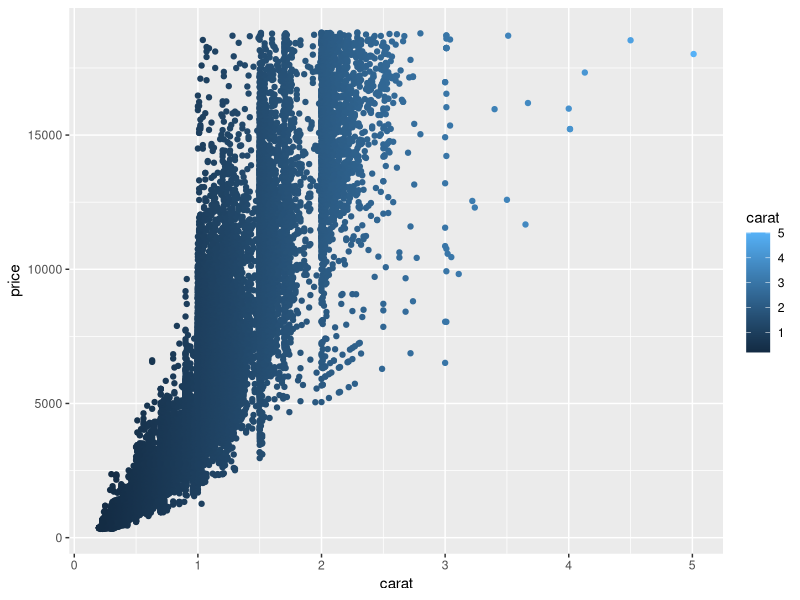
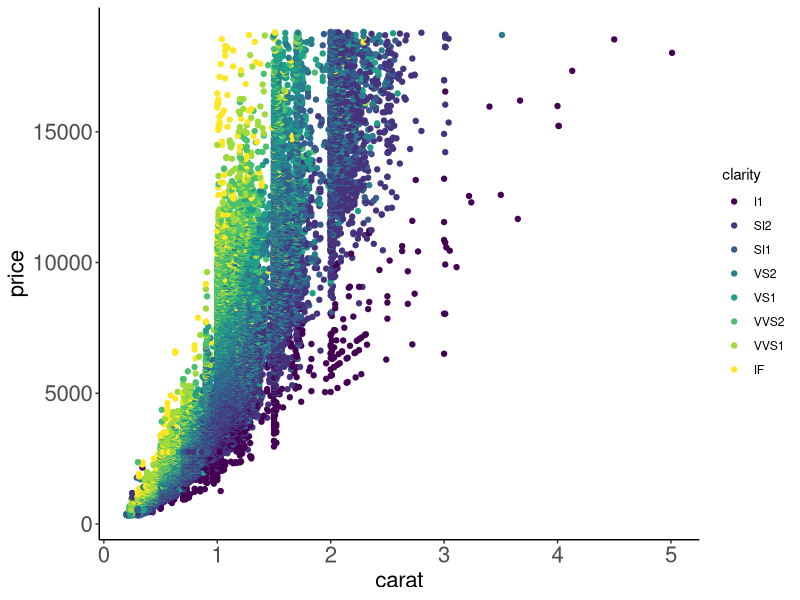
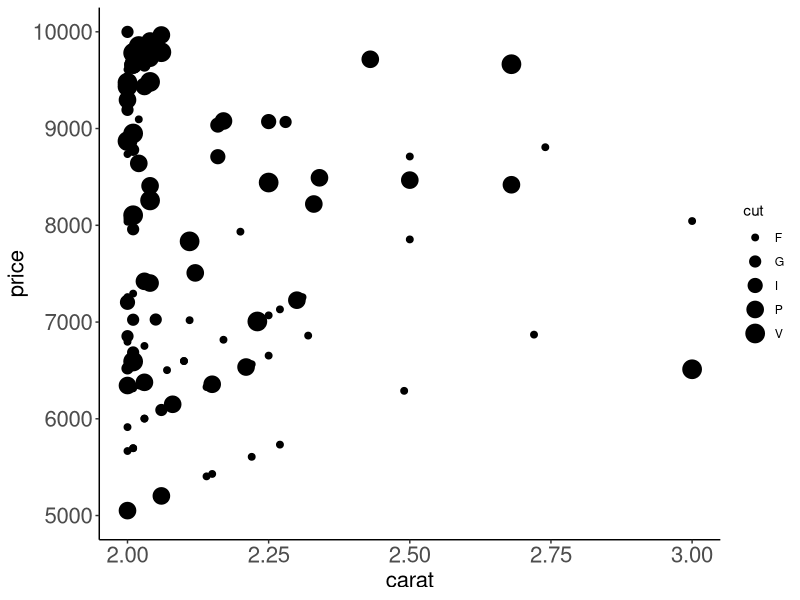
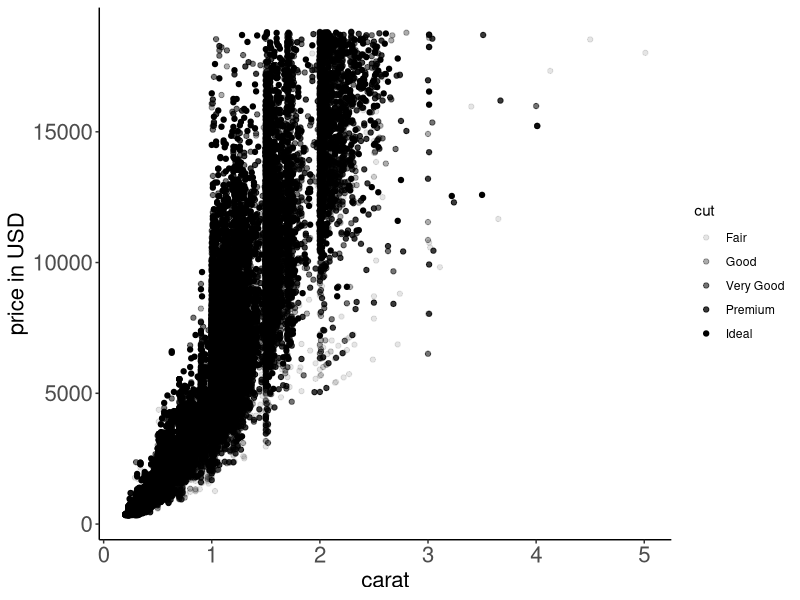

Here is the R script that generated these plots, in order:
library(ggplot2)
?ggplot
diamonds <- diamonds


#Effectiveness of plots
ggplot() +
  geom_point(data = diamonds, aes(x = carat, price, color = carat))


ggplot() +
  geom_point(data = diamonds, aes(x = carat, price, color = clarity))+
  theme_classic()+
  theme(axis.text = element_text(size = 16),
        axis.title = element_text(size = 16))

#Clarity of plots

ggplot() +
  geom_point(data = diamonds, aes(x = carat, 
                                  price,
                                  size = substr(cut, 1, 1)))+
  theme_classic()+
  xlim(2,3)+
  ylim(5000, 10000)+
  guides(size=guide_legend(title="cut"))+
  theme(axis.text = element_text(size = 16),
        axis.title = element_text(size = 16))

ggplot() +
  geom_point(data = diamonds, aes(x = carat,
                                  price, 
                                  alpha = cut))+
  theme_classic()+
  ylab("price in USD")+
  theme(axis.text = element_text(size = 16),
        axis.title = element_text(size = 16))
